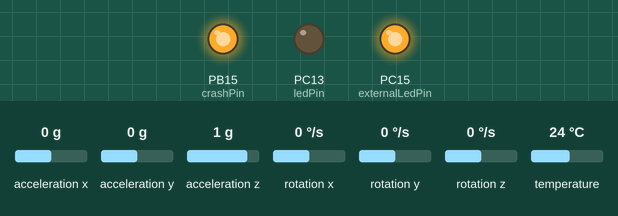
Bench run of a sketch on a simulated STM32 Blue Pill. Shown: output pins drawn as LEDs (lit = HIGH). The test bench sets the inputs (shaded band); at power-on: acceleration x 0 g, acceleration y 0 g, acceleration z 1 g, rotation x 0 °/s, rotation y 0 °/s, rotation z 0 °/s, temperature 24 °C. What the sketch prints to the serial monitor is not drawn.

Above: at 0.1 s.
At 8.1 s:
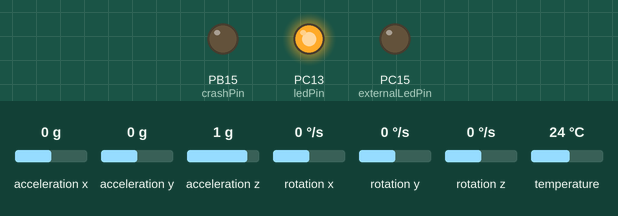
Timing chart, 0 to 9.6 s (numbered marks = the images above):
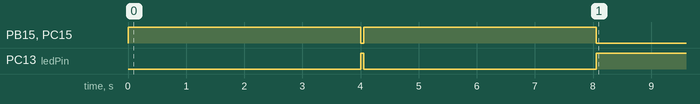

The sketch:

STM32.ino
```cpp
#include <Wire.h>
#include <Adafruit_MPU6050.h>
#include <Adafruit_Sensor.h>

Adafruit_MPU6050 mpu;

const int crashPin = PB15;   // Output pin to ESP32
const int ledPin = PC13;    // Onboard LED for crash indication
const float crashThreshold =4 ;  // Lowered threshold for high sensitivity
const int numSamples = 5;  // Number of readings for averaging
float accelHistory[numSamples] = {0};  // Store previous acceleration values
int historyIndex = 0;
const int externalLedPin = PC15;  // External LED pin

void setup() {
  pinMode(crashPin, OUTPUT);
  pinMode(ledPin, OUTPUT);
  pinMode(externalLedPin, OUTPUT);
  digitalWrite(crashPin, LOW);  // Initialize pin to LOW
  digitalWrite(ledPin, HIGH);   // Turn LED off (Active LOW on STM32)
  digitalWrite(externalLedPin, LOW);  // Initialize external LED to OFF

  Serial.begin(9600);
  Wire.begin();

  if (!mpu.begin()) {
    Serial.println("Failed to initialize MPU6050.");
    while (1);
  }

  mpu.setAccelerometerRange(MPU6050_RANGE_16_G);  // Set max sensitivity
  Serial.println("MPU6050 initialized with high sensitivity.");
}

void loop() {
  sensors_event_t a, g, temp;
  mpu.getEvent(&a, &g, &temp);

  // Compute acceleration magnitude
  float accelMagnitude = sqrt(a.acceleration.x * a.acceleration.x +
                              a.acceleration.y * a.acceleration.y +
                              a.acceleration.z * a.acceleration.z);

  // Store in history for smoothing
  accelHistory[historyIndex] = accelMagnitude;
  historyIndex = (historyIndex + 1) % numSamples;

  // Compute the moving average
  float avgAccel = 0;
  for (int i = 0; i < numSamples; i++) {
    avgAccel += accelHistory[i];
  }
  avgAccel /= numSamples;

  // Detect crash: sudden spike in acceleration
  if (accelMagnitude - avgAccel > crashThreshold) {
    digitalWrite(crashPin, HIGH);
    digitalWrite(ledPin, LOW);         // Turn onboard LED ON (Active LOW)
    digitalWrite(externalLedPin, HIGH); // Turn external LED ON
    Serial.println("🚨 Crash detected! Sending alert to ESP32...");
    delay(4000);  // Keep signals HIGH for 4 seconds
    digitalWrite(crashPin, LOW);
    digitalWrite(ledPin, HIGH);        // Turn onboard LED OFF
    digitalWrite(externalLedPin, LOW);  // Turn external LED OFF
  }

  delay(50);  // Faster sampling for better response
}
```

Measured:
- by itself, PB15 (crashPin), PC15 (externalLedPin): alternates HIGH for 4.0 s and LOW for 0.05 s, 4 changes in all, then stays LOW
- by itself, PC13 (ledPin): LOW → HIGH at 4.0 s, → LOW 0.05 s later, → HIGH 4.0 s later
